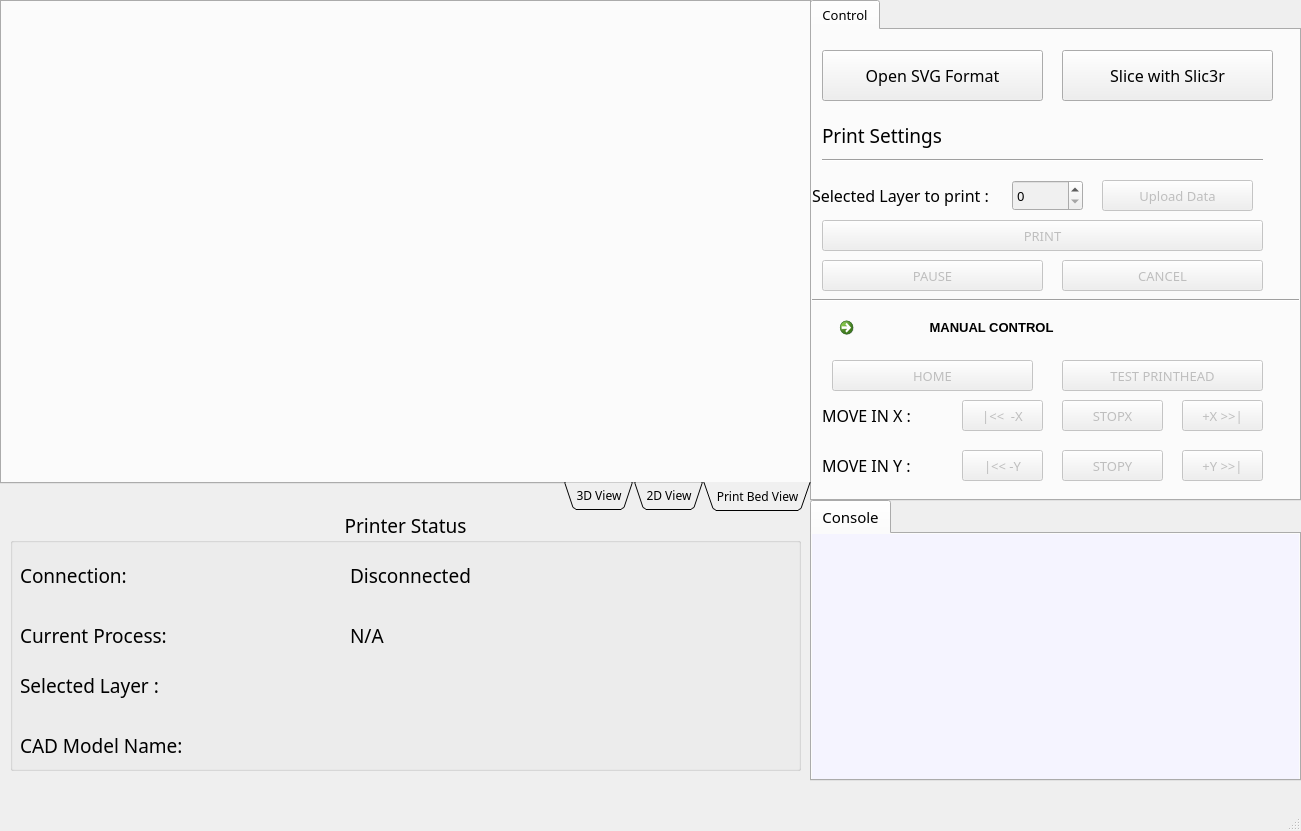
<?xml version="1.0" encoding="UTF-8"?>
<ui version="4.0">
 <class>MainWindow</class>
 <widget class="QMainWindow" name="MainWindow">
  <property name="windowModality">
   <enum>Qt::NonModal</enum>
  </property>
  <property name="geometry">
   <rect>
    <x>0</x>
    <y>0</y>
    <width>1301</width>
    <height>831</height>
   </rect>
  </property>
  <property name="palette">
   <palette>
    <active>
     <colorrole role="Base">
      <brush brushstyle="SolidPattern">
       <color alpha="255">
        <red>240</red>
        <green>240</green>
        <blue>240</blue>
       </color>
      </brush>
     </colorrole>
    </active>
    <inactive>
     <colorrole role="Base">
      <brush brushstyle="SolidPattern">
       <color alpha="255">
        <red>240</red>
        <green>240</green>
        <blue>240</blue>
       </color>
      </brush>
     </colorrole>
    </inactive>
    <disabled>
     <colorrole role="Base">
      <brush brushstyle="SolidPattern">
       <color alpha="255">
        <red>240</red>
        <green>240</green>
        <blue>240</blue>
       </color>
      </brush>
     </colorrole>
    </disabled>
   </palette>
  </property>
  <property name="windowTitle">
   <string>3DP</string>
  </property>
  <property name="windowIcon">
   <iconset>
    <normaloff>mjp-multijet-printing.jpg</normaloff>mjp-multijet-printing.jpg</iconset>
  </property>
  <property name="windowOpacity">
   <double>1.000000000000000</double>
  </property>
  <property name="autoFillBackground">
   <bool>false</bool>
  </property>
  <property name="toolButtonStyle">
   <enum>Qt::ToolButtonIconOnly</enum>
  </property>
  <widget class="QWidget" name="centralwidget">
   <widget class="QTabWidget" name="tab2dview">
    <property name="geometry">
     <rect>
      <x>0</x>
      <y>0</y>
      <width>811</width>
      <height>511</height>
     </rect>
    </property>
    <property name="font">
     <font>
      <family>Franklin Gothic Medium Cond</family>
     </font>
    </property>
    <property name="layoutDirection">
     <enum>Qt::RightToLeft</enum>
    </property>
    <property name="autoFillBackground">
     <bool>false</bool>
    </property>
    <property name="tabPosition">
     <enum>QTabWidget::South</enum>
    </property>
    <property name="tabShape">
     <enum>QTabWidget::Triangular</enum>
    </property>
    <property name="currentIndex">
     <number>0</number>
    </property>
    <property name="elideMode">
     <enum>Qt::ElideNone</enum>
    </property>
    <widget class="QWidget" name="bed_view">
     <attribute name="title">
      <string>Print Bed View</string>
     </attribute>
     <widget class="QWidget" name="BedView" native="true">
      <property name="geometry">
       <rect>
        <x>1</x>
        <y>1</y>
        <width>800</width>
        <height>490</height>
       </rect>
      </property>
     </widget>
    </widget>
    <widget class="QWidget" name="view2d">
     <attribute name="title">
      <string>2D View</string>
     </attribute>
     <widget class="QSlider" name="verticalSlider">
      <property name="geometry">
       <rect>
        <x>780</x>
        <y>20</y>
        <width>22</width>
        <height>461</height>
       </rect>
      </property>
      <property name="orientation">
       <enum>Qt::Vertical</enum>
      </property>
     </widget>
     <widget class="QWidget" name="LAYER_VIEW2D" native="true">
      <property name="geometry">
       <rect>
        <x>10</x>
        <y>0</y>
        <width>771</width>
        <height>490</height>
       </rect>
      </property>
     </widget>
    </widget>
    <widget class="QWidget" name="viewlayers">
     <attribute name="title">
      <string>3D View</string>
     </attribute>
     <widget class="QWidget" name="view3d" native="true">
      <property name="geometry">
       <rect>
        <x>1</x>
        <y>1</y>
        <width>800</width>
        <height>490</height>
       </rect>
      </property>
     </widget>
    </widget>
   </widget>
   <widget class="QTabWidget" name="tabWidget_2commands">
    <property name="geometry">
     <rect>
      <x>810</x>
      <y>0</y>
      <width>491</width>
      <height>501</height>
     </rect>
    </property>
    <property name="font">
     <font>
      <family>Franklin Gothic Medium Cond</family>
      <pointsize>10</pointsize>
     </font>
    </property>
    <property name="currentIndex">
     <number>0</number>
    </property>
    <widget class="QWidget" name="control_tab_4">
     <attribute name="title">
      <string>Control</string>
     </attribute>
     <widget class="QPushButton" name="slicer">
      <property name="geometry">
       <rect>
        <x>250</x>
        <y>20</y>
        <width>211</width>
        <height>51</height>
       </rect>
      </property>
      <property name="font">
       <font>
        <pointsize>12</pointsize>
        <weight>50</weight>
        <bold>false</bold>
       </font>
      </property>
      <property name="text">
       <string>Slice with Slic3r</string>
      </property>
     </widget>
     <widget class="QLabel" name="Printsettings">
      <property name="geometry">
       <rect>
        <x>10</x>
        <y>90</y>
        <width>171</width>
        <height>31</height>
       </rect>
      </property>
      <property name="font">
       <font>
        <pointsize>14</pointsize>
       </font>
      </property>
      <property name="text">
       <string>Print Settings</string>
      </property>
      <property name="scaledContents">
       <bool>true</bool>
      </property>
      <property name="alignment">
       <set>Qt::AlignLeading|Qt::AlignLeft|Qt::AlignVCenter</set>
      </property>
      <property name="wordWrap">
       <bool>false</bool>
      </property>
     </widget>
     <widget class="QLabel" name="Selectedlayer">
      <property name="geometry">
       <rect>
        <x>0</x>
        <y>150</y>
        <width>201</width>
        <height>31</height>
       </rect>
      </property>
      <property name="font">
       <font>
        <pointsize>12</pointsize>
       </font>
      </property>
      <property name="frameShape">
       <enum>QFrame::NoFrame</enum>
      </property>
      <property name="frameShadow">
       <enum>QFrame::Sunken</enum>
      </property>
      <property name="text">
       <string>Selected Layer to print :</string>
      </property>
      <property name="scaledContents">
       <bool>true</bool>
      </property>
      <property name="alignment">
       <set>Qt::AlignLeading|Qt::AlignLeft|Qt::AlignVCenter</set>
      </property>
      <property name="wordWrap">
       <bool>false</bool>
      </property>
     </widget>
     <widget class="Line" name="line">
      <property name="geometry">
       <rect>
        <x>10</x>
        <y>120</y>
        <width>441</width>
        <height>20</height>
       </rect>
      </property>
      <property name="orientation">
       <enum>Qt::Horizontal</enum>
      </property>
     </widget>
     <widget class="QPushButton" name="opensvg">
      <property name="geometry">
       <rect>
        <x>10</x>
        <y>20</y>
        <width>221</width>
        <height>51</height>
       </rect>
      </property>
      <property name="font">
       <font>
        <pointsize>12</pointsize>
        <weight>50</weight>
        <bold>false</bold>
       </font>
      </property>
      <property name="text">
       <string>Open SVG Format</string>
      </property>
     </widget>
     <widget class="QPushButton" name="uploaddata">
      <property name="enabled">
       <bool>false</bool>
      </property>
      <property name="geometry">
       <rect>
        <x>290</x>
        <y>150</y>
        <width>151</width>
        <height>31</height>
       </rect>
      </property>
      <property name="font">
       <font>
        <family>Franklin Gothic Medium Cond</family>
        <pointsize>10</pointsize>
        <weight>50</weight>
        <bold>false</bold>
        <underline>false</underline>
       </font>
      </property>
      <property name="text">
       <string>Upload Data</string>
      </property>
     </widget>
     <widget class="QSpinBox" name="layernumb">
      <property name="geometry">
       <rect>
        <x>200</x>
        <y>150</y>
        <width>71</width>
        <height>31</height>
       </rect>
      </property>
      <property name="maximum">
       <number>1000</number>
      </property>
     </widget>
     <widget class="QPushButton" name="print">
      <property name="enabled">
       <bool>false</bool>
      </property>
      <property name="geometry">
       <rect>
        <x>10</x>
        <y>190</y>
        <width>441</width>
        <height>31</height>
       </rect>
      </property>
      <property name="font">
       <font>
        <pointsize>10</pointsize>
       </font>
      </property>
      <property name="text">
       <string>PRINT</string>
      </property>
      <property name="checkable">
       <bool>false</bool>
      </property>
      <property name="autoDefault">
       <bool>false</bool>
      </property>
      <property name="default">
       <bool>false</bool>
      </property>
      <property name="flat">
       <bool>false</bool>
      </property>
     </widget>
     <widget class="QPushButton" name="pauseprint">
      <property name="enabled">
       <bool>false</bool>
      </property>
      <property name="geometry">
       <rect>
        <x>10</x>
        <y>230</y>
        <width>221</width>
        <height>31</height>
       </rect>
      </property>
      <property name="font">
       <font>
        <pointsize>10</pointsize>
       </font>
      </property>
      <property name="text">
       <string>PAUSE</string>
      </property>
     </widget>
     <widget class="QPushButton" name="cancelprint">
      <property name="enabled">
       <bool>false</bool>
      </property>
      <property name="geometry">
       <rect>
        <x>250</x>
        <y>230</y>
        <width>201</width>
        <height>31</height>
       </rect>
      </property>
      <property name="font">
       <font>
        <pointsize>10</pointsize>
       </font>
      </property>
      <property name="text">
       <string>CANCEL</string>
      </property>
     </widget>
     <widget class="QPushButton" name="moveposx">
      <property name="enabled">
       <bool>false</bool>
      </property>
      <property name="geometry">
       <rect>
        <x>370</x>
        <y>370</y>
        <width>81</width>
        <height>31</height>
       </rect>
      </property>
      <property name="font">
       <font>
        <pointsize>10</pointsize>
       </font>
      </property>
      <property name="text">
       <string>+X &gt;&gt;|</string>
      </property>
     </widget>
     <widget class="QPushButton" name="pushButton_10">
      <property name="enabled">
       <bool>false</bool>
      </property>
      <property name="geometry">
       <rect>
        <x>250</x>
        <y>330</y>
        <width>201</width>
        <height>31</height>
       </rect>
      </property>
      <property name="font">
       <font>
        <pointsize>10</pointsize>
       </font>
      </property>
      <property name="text">
       <string>TEST PRINTHEAD</string>
      </property>
     </widget>
     <widget class="QLabel" name="movex">
      <property name="geometry">
       <rect>
        <x>10</x>
        <y>370</y>
        <width>91</width>
        <height>31</height>
       </rect>
      </property>
      <property name="font">
       <font>
        <pointsize>12</pointsize>
       </font>
      </property>
      <property name="frameShape">
       <enum>QFrame::NoFrame</enum>
      </property>
      <property name="frameShadow">
       <enum>QFrame::Sunken</enum>
      </property>
      <property name="text">
       <string>MOVE IN X :</string>
      </property>
      <property name="scaledContents">
       <bool>true</bool>
      </property>
      <property name="alignment">
       <set>Qt::AlignLeading|Qt::AlignLeft|Qt::AlignVCenter</set>
      </property>
      <property name="wordWrap">
       <bool>false</bool>
      </property>
     </widget>
     <widget class="QPushButton" name="movenegx">
      <property name="enabled">
       <bool>false</bool>
      </property>
      <property name="geometry">
       <rect>
        <x>150</x>
        <y>370</y>
        <width>81</width>
        <height>31</height>
       </rect>
      </property>
      <property name="font">
       <font>
        <pointsize>10</pointsize>
       </font>
      </property>
      <property name="text">
       <string>|&lt;&lt;  -X</string>
      </property>
     </widget>
     <widget class="QLabel" name="Selectedlayer_6">
      <property name="geometry">
       <rect>
        <x>10</x>
        <y>420</y>
        <width>91</width>
        <height>31</height>
       </rect>
      </property>
      <property name="font">
       <font>
        <pointsize>12</pointsize>
       </font>
      </property>
      <property name="frameShape">
       <enum>QFrame::NoFrame</enum>
      </property>
      <property name="frameShadow">
       <enum>QFrame::Sunken</enum>
      </property>
      <property name="text">
       <string>MOVE IN Y :</string>
      </property>
      <property name="scaledContents">
       <bool>true</bool>
      </property>
      <property name="alignment">
       <set>Qt::AlignLeading|Qt::AlignLeft|Qt::AlignVCenter</set>
      </property>
      <property name="wordWrap">
       <bool>false</bool>
      </property>
     </widget>
     <widget class="QPushButton" name="movenegy">
      <property name="enabled">
       <bool>false</bool>
      </property>
      <property name="geometry">
       <rect>
        <x>150</x>
        <y>420</y>
        <width>81</width>
        <height>31</height>
       </rect>
      </property>
      <property name="font">
       <font>
        <pointsize>10</pointsize>
       </font>
      </property>
      <property name="text">
       <string>|&lt;&lt; -Y</string>
      </property>
     </widget>
     <widget class="QPushButton" name="moveposy">
      <property name="enabled">
       <bool>false</bool>
      </property>
      <property name="geometry">
       <rect>
        <x>370</x>
        <y>420</y>
        <width>81</width>
        <height>31</height>
       </rect>
      </property>
      <property name="font">
       <font>
        <pointsize>10</pointsize>
       </font>
      </property>
      <property name="text">
       <string>+Y &gt;&gt;|</string>
      </property>
     </widget>
     <widget class="Line" name="line_6">
      <property name="geometry">
       <rect>
        <x>0</x>
        <y>260</y>
        <width>491</width>
        <height>20</height>
       </rect>
      </property>
      <property name="orientation">
       <enum>Qt::Horizontal</enum>
      </property>
     </widget>
     <widget class="QCommandLinkButton" name="commandLinkButton">
      <property name="enabled">
       <bool>true</bool>
      </property>
      <property name="geometry">
       <rect>
        <x>20</x>
        <y>280</y>
        <width>431</width>
        <height>41</height>
       </rect>
      </property>
      <property name="font">
       <font>
        <family>Segoe UI</family>
       </font>
      </property>
      <property name="layoutDirection">
       <enum>Qt::LeftToRight</enum>
      </property>
      <property name="text">
       <string>                   MANUAL CONTROL</string>
      </property>
      <property name="description">
       <string/>
      </property>
     </widget>
     <widget class="QPushButton" name="stopx">
      <property name="enabled">
       <bool>false</bool>
      </property>
      <property name="geometry">
       <rect>
        <x>250</x>
        <y>370</y>
        <width>101</width>
        <height>31</height>
       </rect>
      </property>
      <property name="font">
       <font>
        <pointsize>10</pointsize>
       </font>
      </property>
      <property name="text">
       <string>STOPX</string>
      </property>
     </widget>
     <widget class="QPushButton" name="stopy">
      <property name="enabled">
       <bool>false</bool>
      </property>
      <property name="geometry">
       <rect>
        <x>250</x>
        <y>420</y>
        <width>101</width>
        <height>31</height>
       </rect>
      </property>
      <property name="font">
       <font>
        <pointsize>10</pointsize>
       </font>
      </property>
      <property name="text">
       <string>STOPY</string>
      </property>
     </widget>
     <widget class="QPushButton" name="homebutton">
      <property name="enabled">
       <bool>false</bool>
      </property>
      <property name="geometry">
       <rect>
        <x>20</x>
        <y>330</y>
        <width>201</width>
        <height>31</height>
       </rect>
      </property>
      <property name="font">
       <font>
        <pointsize>10</pointsize>
       </font>
      </property>
      <property name="text">
       <string>HOME</string>
      </property>
     </widget>
    </widget>
   </widget>
   <widget class="QTabWidget" name="Console">
    <property name="geometry">
     <rect>
      <x>810</x>
      <y>500</y>
      <width>491</width>
      <height>281</height>
     </rect>
    </property>
    <property name="font">
     <font>
      <family>Franklin Gothic Medium Cond</family>
      <pointsize>11</pointsize>
     </font>
    </property>
    <property name="currentIndex">
     <number>0</number>
    </property>
    <widget class="QWidget" name="tab_6">
     <attribute name="title">
      <string>Console</string>
     </attribute>
     <widget class="QTextBrowser" name="textBrowser">
      <property name="geometry">
       <rect>
        <x>0</x>
        <y>0</y>
        <width>491</width>
        <height>281</height>
       </rect>
      </property>
      <property name="palette">
       <palette>
        <active>
         <colorrole role="Base">
          <brush brushstyle="SolidPattern">
           <color alpha="255">
            <red>245</red>
            <green>244</green>
            <blue>255</blue>
           </color>
          </brush>
         </colorrole>
        </active>
        <inactive>
         <colorrole role="Base">
          <brush brushstyle="SolidPattern">
           <color alpha="255">
            <red>245</red>
            <green>244</green>
            <blue>255</blue>
           </color>
          </brush>
         </colorrole>
        </inactive>
        <disabled>
         <colorrole role="Base">
          <brush brushstyle="SolidPattern">
           <color alpha="255">
            <red>240</red>
            <green>240</green>
            <blue>240</blue>
           </color>
          </brush>
         </colorrole>
        </disabled>
       </palette>
      </property>
      <property name="frameShape">
       <enum>QFrame::NoFrame</enum>
      </property>
      <property name="frameShadow">
       <enum>QFrame::Plain</enum>
      </property>
      <property name="midLineWidth">
       <number>0</number>
      </property>
     </widget>
    </widget>
   </widget>
   <widget class="QGroupBox" name="groupBoxstatus">
    <property name="geometry">
     <rect>
      <x>10</x>
      <y>510</y>
      <width>791</width>
      <height>261</height>
     </rect>
    </property>
    <property name="font">
     <font>
      <family>Franklin Gothic Demi Cond</family>
      <pointsize>14</pointsize>
      <weight>50</weight>
      <bold>false</bold>
      <underline>false</underline>
     </font>
    </property>
    <property name="title">
     <string>Printer Status</string>
    </property>
    <property name="alignment">
     <set>Qt::AlignCenter</set>
    </property>
    <property name="flat">
     <bool>false</bool>
    </property>
    <property name="checkable">
     <bool>false</bool>
    </property>
    <widget class="QLabel" name="connection">
     <property name="enabled">
      <bool>true</bool>
     </property>
     <property name="geometry">
      <rect>
       <x>10</x>
       <y>50</y>
       <width>121</width>
       <height>31</height>
      </rect>
     </property>
     <property name="font">
      <font>
       <pointsize>14</pointsize>
       <weight>50</weight>
       <italic>false</italic>
       <bold>false</bold>
       <underline>false</underline>
      </font>
     </property>
     <property name="cursor">
      <cursorShape>ArrowCursor</cursorShape>
     </property>
     <property name="mouseTracking">
      <bool>false</bool>
     </property>
     <property name="text">
      <string>Connection:</string>
     </property>
     <property name="textFormat">
      <enum>Qt::AutoText</enum>
     </property>
     <property name="wordWrap">
      <bool>false</bool>
     </property>
    </widget>
    <widget class="QLabel" name="currentprocess">
     <property name="geometry">
      <rect>
       <x>10</x>
       <y>110</y>
       <width>171</width>
       <height>31</height>
      </rect>
     </property>
     <property name="text">
      <string>Current Process:</string>
     </property>
    </widget>
    <widget class="QLabel" name="layerinfo">
     <property name="geometry">
      <rect>
       <x>10</x>
       <y>160</y>
       <width>171</width>
       <height>31</height>
      </rect>
     </property>
     <property name="text">
      <string>Selected Layer :</string>
     </property>
    </widget>
    <widget class="QLabel" name="cadmodelname">
     <property name="geometry">
      <rect>
       <x>10</x>
       <y>220</y>
       <width>171</width>
       <height>31</height>
      </rect>
     </property>
     <property name="text">
      <string>CAD Model Name:</string>
     </property>
    </widget>
    <widget class="QLabel" name="connectionstatus">
     <property name="geometry">
      <rect>
       <x>340</x>
       <y>50</y>
       <width>241</width>
       <height>31</height>
      </rect>
     </property>
     <property name="frameShape">
      <enum>QFrame::NoFrame</enum>
     </property>
     <property name="text">
      <string>Disconnected</string>
     </property>
    </widget>
    <widget class="QLabel" name="process">
     <property name="geometry">
      <rect>
       <x>340</x>
       <y>110</y>
       <width>241</width>
       <height>31</height>
      </rect>
     </property>
     <property name="frameShape">
      <enum>QFrame::NoFrame</enum>
     </property>
     <property name="text">
      <string>N/A</string>
     </property>
    </widget>
    <widget class="QLabel" name="layernum">
     <property name="geometry">
      <rect>
       <x>340</x>
       <y>160</y>
       <width>241</width>
       <height>31</height>
      </rect>
     </property>
     <property name="frameShape">
      <enum>QFrame::NoFrame</enum>
     </property>
     <property name="text">
      <string/>
     </property>
    </widget>
    <widget class="QLabel" name="modelname">
     <property name="geometry">
      <rect>
       <x>340</x>
       <y>220</y>
       <width>241</width>
       <height>31</height>
      </rect>
     </property>
     <property name="frameShape">
      <enum>QFrame::NoFrame</enum>
     </property>
     <property name="text">
      <string/>
     </property>
    </widget>
   </widget>
   <zorder>tabWidget_2commands</zorder>
   <zorder>Console</zorder>
   <zorder>groupBoxstatus</zorder>
   <zorder>tab2dview</zorder>
  </widget>
  <widget class="QMenuBar" name="menubar">
   <property name="geometry">
    <rect>
     <x>0</x>
     <y>0</y>
     <width>1301</width>
     <height>26</height>
    </rect>
   </property>
  </widget>
  <widget class="QStatusBar" name="statusbar"/>
 </widget>
 <resources/>
 <connections/>
</ui>
